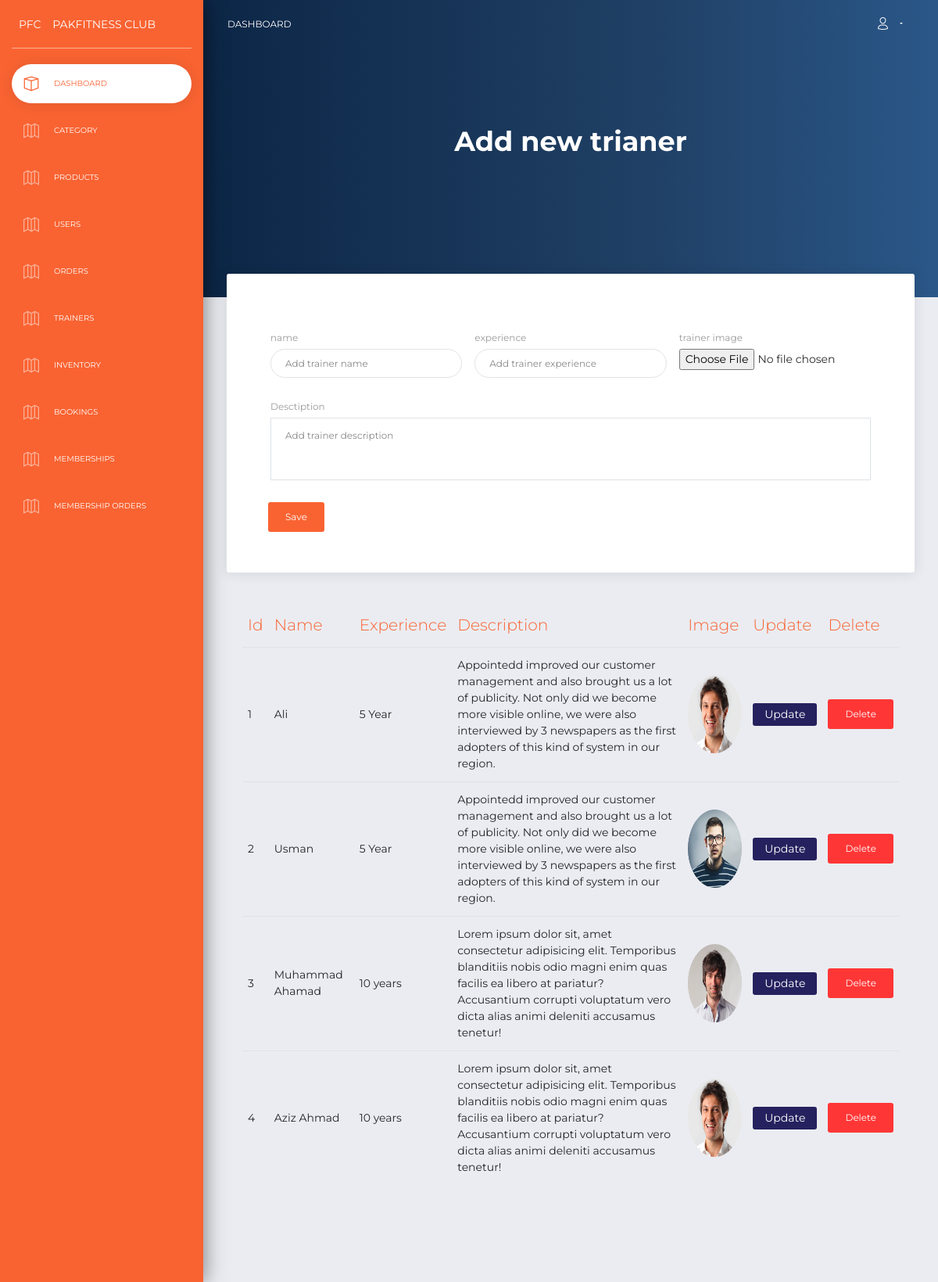
Page /admin/examples/add_trainer.php on the committed database.
### tables this page shows
CREATE TABLE `trainers` (
  `id` int(11) NOT NULL,
  `name` varchar(56) NOT NULL,
  `image` varchar(56) NOT NULL,
  `experience` varchar(56) NOT NULL,
  `discription` varchar(256) NOT NULL
);

### admin/examples/add_trainer.php (the view, shortened to what this page needs)
<?php include '../include/header.php';
    include '../../assets/db.php';
?>
<div class="panel-header panel-header-lg">
    <div class="panel-header">
        <div class="header text-center">
            <h2 class="title">Add new trianer</h2>
        </div>
    </div>
</div>
<div class="content">
    <div class="row">
        <div class="col-md-12">
            <div class="card">
                <div class="card-header">
                    <form id="newtrainer">
                        <div class="row px-5 pt-5">
                            <div class="col-md-4 p-2 ">
                                <div class="form-group">
                                    <label>name</label>
                                    <input type="text" class="form-control"  name="name" required placeholder="Add trainer name">
                                </div>
                            </div>
                            <div class="col-md-4 p-2 ">
                            <div class="form-group">
                                    <label>experience</label>
                                    <input type="text" class="form-control"  name="experience" required placeholder="Add trainer experience">
                                </div>
                            </div>
                            <div class="col-md-4 p-2 ">
                                <div class="">
                                    <label>trainer image</label><br>
                                    <input type="file" class="" name="trainerImage" required  >
                                </div>
                            </div>
                        </div>
                        <div class="row px-5">
                            <div class="col-md-12 p-2 ">
                                <div class="form-group">
                                    <label>Desctiption</label>
                                    <textarea name="description" id="" rows="5" class="form-control border"
                                        placeholder="Add trainer description"></textarea>
                                </div>
                            </div>
                        </div>
                        <div class="row px-5">
                            <div class="col-md-2 pl-1">
                                <div class="form-group">
                                <button type="submit" class="btn btn-primary">Save</button>
                                </div>
                                <div class="col-md-5 p-2 ">
                                </div>
                                <div class="col-md-5 p-2 ">
                                </div>
                            </div>
                    </form>
                </div>
            </div>
        </div>
        <div class="card-body">
            <div class="table-responsive">
                <table class="table">
                    <thead class=" text-primary">
                        <th> Id </th>
                        <th> Name</th>
                        <th> Experience</th>
                        <th> Description</th>
                        <th> Image</th>
                        <th>Update </th>
                        <th>Delete </th>
                    </thead>
                    <tbody>
                        <?php
                    $s = 0;
                    $trainers =mysqli_query($conn,"SELECT * FROM trainers ");
                    while ($data = mysqli_fetch_array($trainers)) {
                        $s++;
                ?>
                        <tr>
                            <td><?php echo $s;?></td>
                            <td><?php echo $data['name'];?></td>
                            <td><?php echo $data['experience'];?></td>
                            <td><?php echo $data['discription'];?></td>
                            <td><img src="../../assets/img/about/<?php echo $data['image'];?>" width="100px" height="100px"></td>
                            <td> <a href="edit_trainers.php?id=<?php echo $data['id']; ?>">
                                    <button class="btn btn-sm btn-info" style=" background-color:#25215E; color:white;">Update</button>
                                </a>
                            </td>
                            <td> <button class="delid btn btn-danger" delid="<?php echo $data['id']?>">Delete</button>
                            </td>
                        </tr>
                        <?php } ?>
                    </tbody>
                </table>
            </div>
        </div>
    </div>
</div>
</div>
<?php include '../include/footer.php'?>

### rows in the picture
trainers: name "Ali", experience "5 Year", discription "Appointedd improved our customer management and also brought us a lot of publicity. Not only did we become more visible online, we were also interviewed by 3 newspapers as the first adopters of this kind of system in our region.", image (picture)
trainers: name "Usman", experience "5 Year", discription "Appointedd improved our customer management and also brought us a lot of publicity. Not only did we become more visible online, we were also interviewed by 3 newspapers as the first adopters of this kind of system in our region.", image (picture)
trainers: name "Muhammad Ahamad", experience "10 years", discription "Lorem ipsum dolor sit, amet consectetur adipisicing elit. Temporibus blanditiis nobis odio magni enim quas facilis ea libero at pariatur? Accusantium corrupti voluptatum vero dicta alias animi deleniti accusamus tenetur!", image (picture)
trainers: name "Aziz Ahmad", experience "10 years", discription "Lorem ipsum dolor sit, amet consectetur adipisicing elit. Temporibus blanditiis nobis odio magni enim quas facilis ea libero at pariatur? Accusantium corrupti voluptatum vero dicta alias animi deleniti accusamus tenetur!", image (picture)
